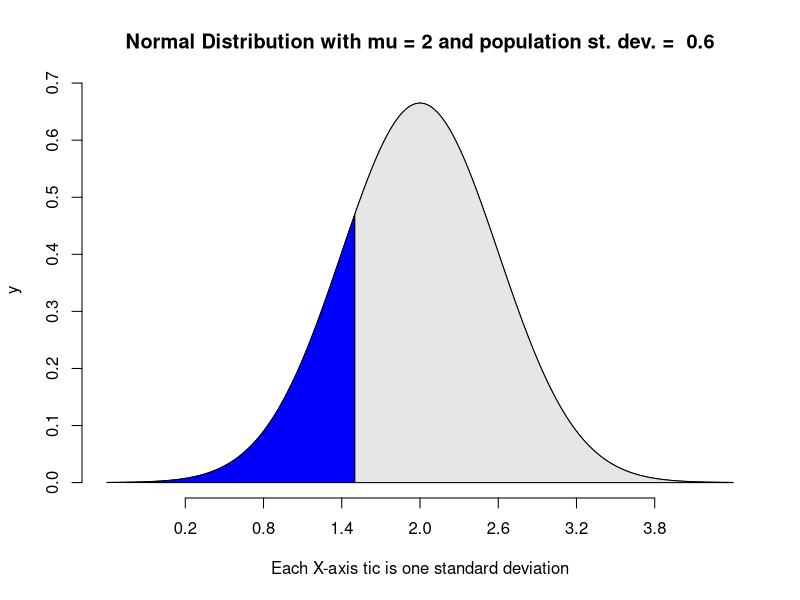

This figure's R source:
# Source:  https://www.dummies.com/education/math/statistics/z-testing-r/


z.test.one.sample = function(sample.mean, sample.size, popmu, popstdev, alpha.level) {
  # sample.mean is your sample mean
  # sample.size is the number of values in your sample mean
  # popmu is the population mean
  # popvar is the population standard deviation
  
  one.tail.p <- NULL
  
  #compute the z-score
  
  stderror.of.pop.mean <- popstdev/sqrt(sample.size)
  z.score <- round((sample.mean-popmu)/stderror.of.pop.mean, 3)
  
  one.tail.p <- round(pnorm(abs(z.score),lower.tail = FALSE),5)
  
  number.tails <- 2
  
  x.percentile.lower <- qnorm((1-alpha.level)/number.tails, mean=0, sd=1)
  x.percentile.upper <- x.percentile.lower*-1
    #qnorm((1-((1-alpha.level)/number.tails), mean=0, sd=1)
  
  return (list("z" = z.score, 
               "stderrorOfPopMean" = stderror.of.pop.mean,
               "x.percentile.lower" = x.percentile.lower,
               "x.percentile.upper" = x.percentile.upper))
  
}

z.test.vector = function(x, popmu, popstdev) {
  # x is your data set/observations
  # popmu is the population mean
  # popvar is the population standard deviation
  
  one.tail.p <- NULL
  
  #compute the z-score
  
  stderror.of.pop.mean <- popstdev/sqrt(length(x))
  z.score <- round((mean(x)-popmu)/stderror.of.pop.mean, 3)
  
  one.tail.p <- round(pnorm(abs(z.score),lower.tail = FALSE),5)
  
  #cat("z score:", z.score, "\n")
  #cat("one-tailed probability:", one.tail.p, "\n")
  #cat("two-tailed probability:", 2*one.tail.p, "\n")
  
  return (list("z" = z.score, 
               "stderrorOfPopMean" = stderror.of.pop.mean,
               "one.tail.probability" = one.tail.p,
               "two.tail.probability" = 2*one.tail.p))
  
}

IQ.data.vector <- c(100,103,104,109,109,88, 103, 155, 119, 103, 116,105,108,97)

z.results <- z.test.vector(IQ.data.vector, 100, 15)

z.results <- z.test.one.sample(sample.mean=140, 
                               sample.size=30, 
                               popmu=100, 
                               popstdev=15,
                               alpha.level = 0.95)


#######################################################################
##### Katie Ann Jager vidoe on Normal distribution
# https://www.youtube.com/watch?v=QkmSUq498iY

mu = 2
stdev = 0.6
x = 1.5

#Draw the normal distribution, with x axis
#marked off in standard deviations.
#graph centered at the population mean of 2

range = seq(mu-4*stdev, mu+4*stdev, 0.01)

#density function to generate range for x values
y = dnorm(x=range, mean = mu, sd = stdev)

mainTitle = paste("Normal Distribution with mu =",
                  mu, "and population st. dev. = ",
                  stdev,
                  sep=" ")

plot(range, 
     y, 
     xlab="Each X-axis tic is one standard deviation",
     main = mainTitle, type='l', ylim = c(0, max(y)+0.01), axes = FALSE)
#generate axes as you wish
axis(1, at=seq(mu-3*stdev, mu+3*stdev, stdev))
axis(2)

#CREATES A SECOND POLYGON that fits within the curve just drawn
#finding the X value in the curve and coloring area to the left of X
#combine values zero, a sequence from the lowest range value through x
#in increments of 0.01
cord.a = c(0, seq(min(range),x,0.01),                   x)
cord.b = c(0, dnorm(seq(min(range),x,0.01), mu, stdev), 0)
polygon(cord.a, cord.b, col="blue")

cord.c = c(x, seq(x, max(range), 0.01),                   max(range))
cord.d = c(0, dnorm(seq(x, max(range), 0.01), mu, stdev), 0)
polygon(cord.c, cord.d, col=grey(0.90))

p.left.of.x <- pnorm(x, mu, stdev)
p.right.of.x <- 1-pnorm(x, mu, stdev)

#################################
alpha.value <- 0.05
number.tails <- 2

x.percentile.lower <- qnorm((alpha.value/number.tails), mean=0, sd=1)
x.percentile.upper <- qnorm(1-(alpha.value/number.tails), mean=0, sd=1)


mu = 2
stdev = 0.6
x = 1.5
